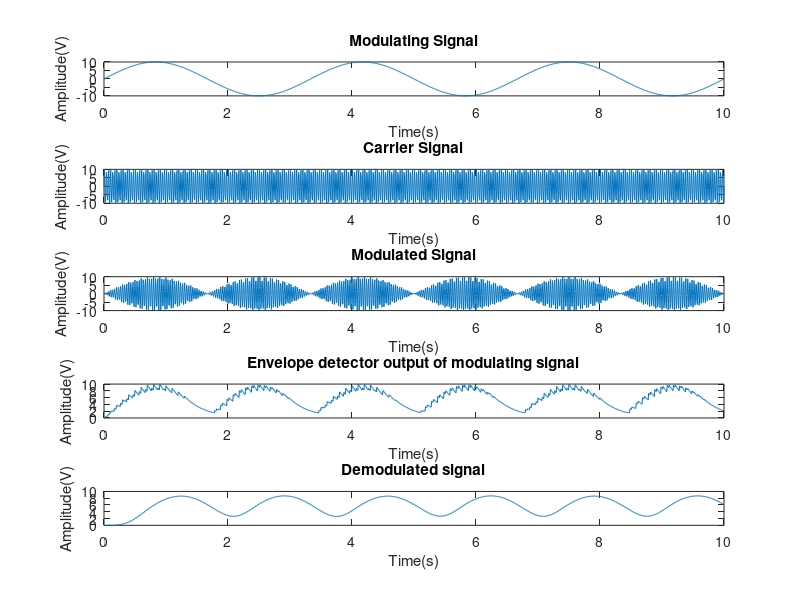

MATLAB code for this plot:
clc;
clear all;
close all;
Vm = 10;
Vc = 10;
Fc = 30;
Fm = 0.3;
Fs = 130;
t1 = 10;
t = 0:1/Fs:t1;
c = Vc*sin(2*pi*Fc*t);
m = Vm*sin(2*pi*Fm*t);
y = ammod(m,Fc,Fs);
subplot(5,1,1);
plot(t,m);
title('Modulating Signal');
xlabel('Time(s)');
ylabel('Amplitude(V)');
subplot(5,1,2);
plot(t,c);
title('Carrier Signal');
xlabel('Time(s)');
ylabel('Amplitude(V)');
subplot(5,1,3);
plot(t,y);
title('Modulated Signal');
xlabel('Time(s)');
ylabel('Amplitude(V)');
Vd(1)=0;
for i=2:length(y)
 if y(i)>Vd(i-1)
 Vd(i)=y(i);
 else
 Vd(i)=Vd(i-1)-0.023*Vd(i-1);
 end
end
h=fir1(100,0.0125,'low');
foutputc=filter(h,1,Vd);
subplot(5,1,4);
plot(t,Vd);
title('Envelope detector output of modulating signal');
xlabel('Time(s)');
ylabel('Amplitude(V)');
subplot(5,1,5);
plot(t,foutputc);
title('Demodulated signal');
xlabel('Time(s)');
ylabel('Amplitude(V)');